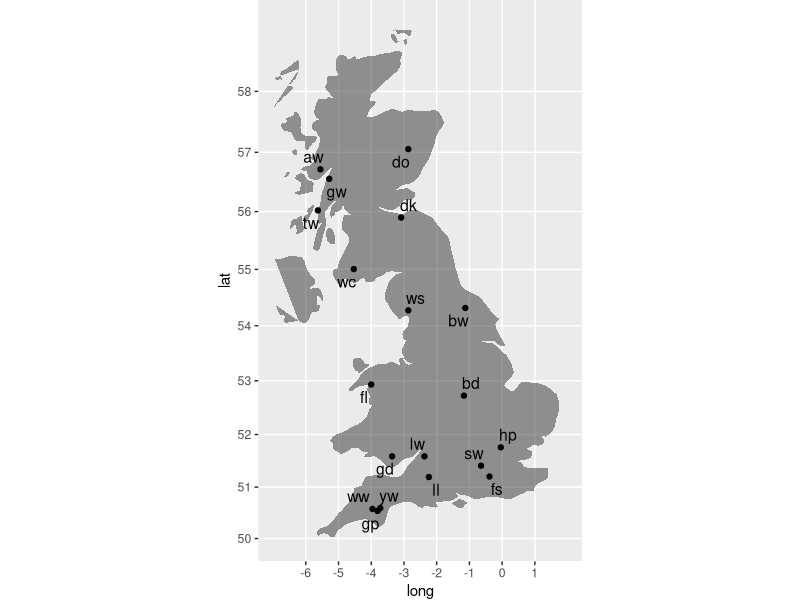

The R script that drew this image:
# plot a map
setwd("C:/dev/code/Woods2019/code")

#create map
library(dplyr)
 library(ggrepel)
 library(ggplot2)
 library(maps)
 library(mapproj)
 
mysites = read.csv("../data/woodslocs.csv", stringsAsFactors = TRUE, header = TRUE)
colnames(mysites)[1] = "site"
UKmap <- map_data(map = "world", region = "UK") # changed map to "world"
ggplot(data = UKmap, aes(x = long, y = lat, group = group)) + 
  geom_polygon(alpha = 0.5) +
  scale_x_continuous(breaks = c(-6,-5,-4,-3,-2,-1,0,1),limits = c(-7,2))+
  scale_y_continuous(breaks = c(50,51,52,53,54,55,56,57,58),limits = c(50,59))+
  coord_map()+
  geom_point(data = mysites, mapping = aes(x = long, y = lat), # this data is file of long and lats
             inherit.aes = FALSE)+
  geom_text_repel(data = mysites, aes(x = long, y = lat,label = site), 
                  inherit.aes = FALSE, size = 4, hjust = 0.5, vjust = 0.5)+
  theme(plot.margin=unit(c(0,0,0,0),"mm"))
